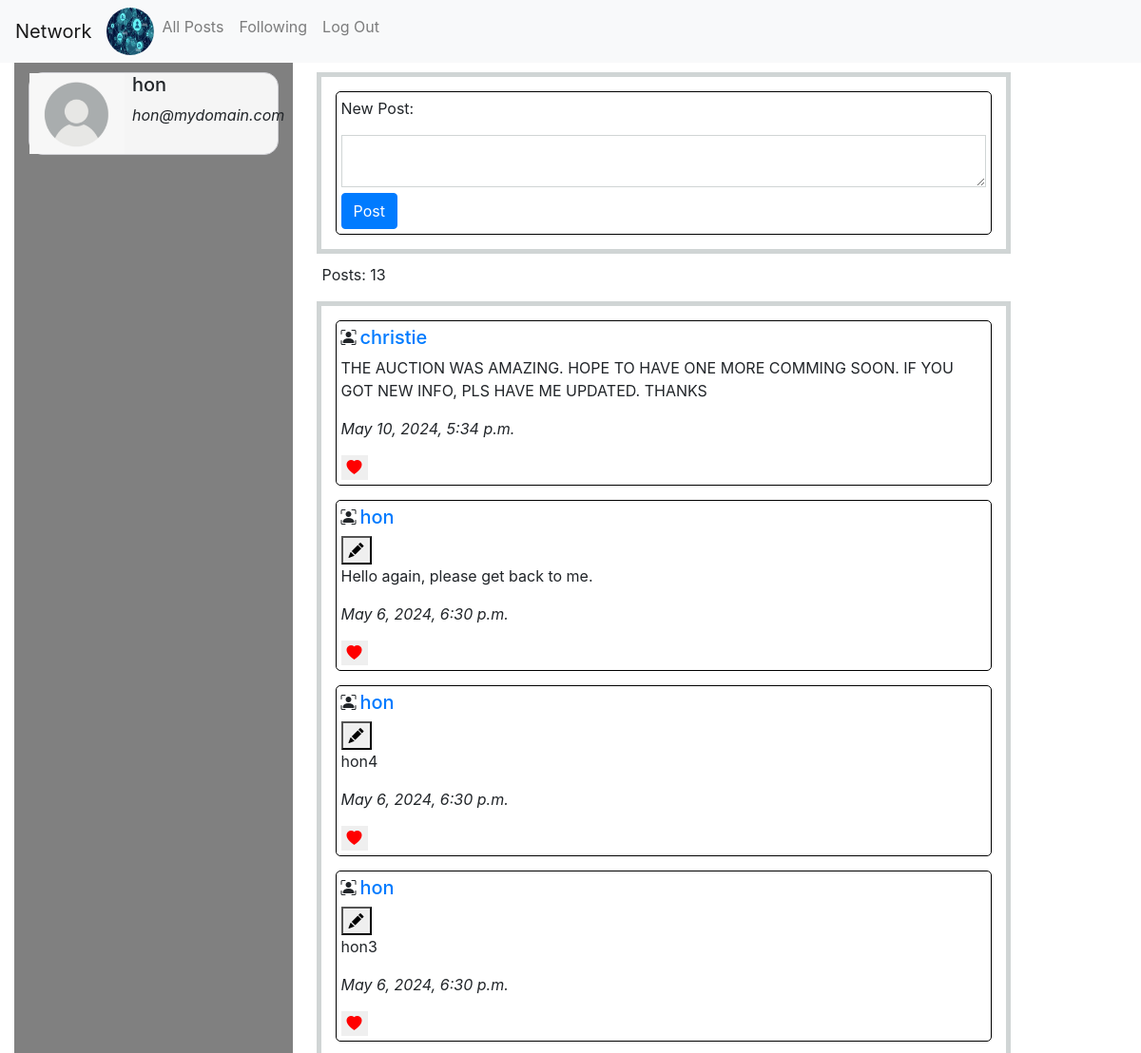
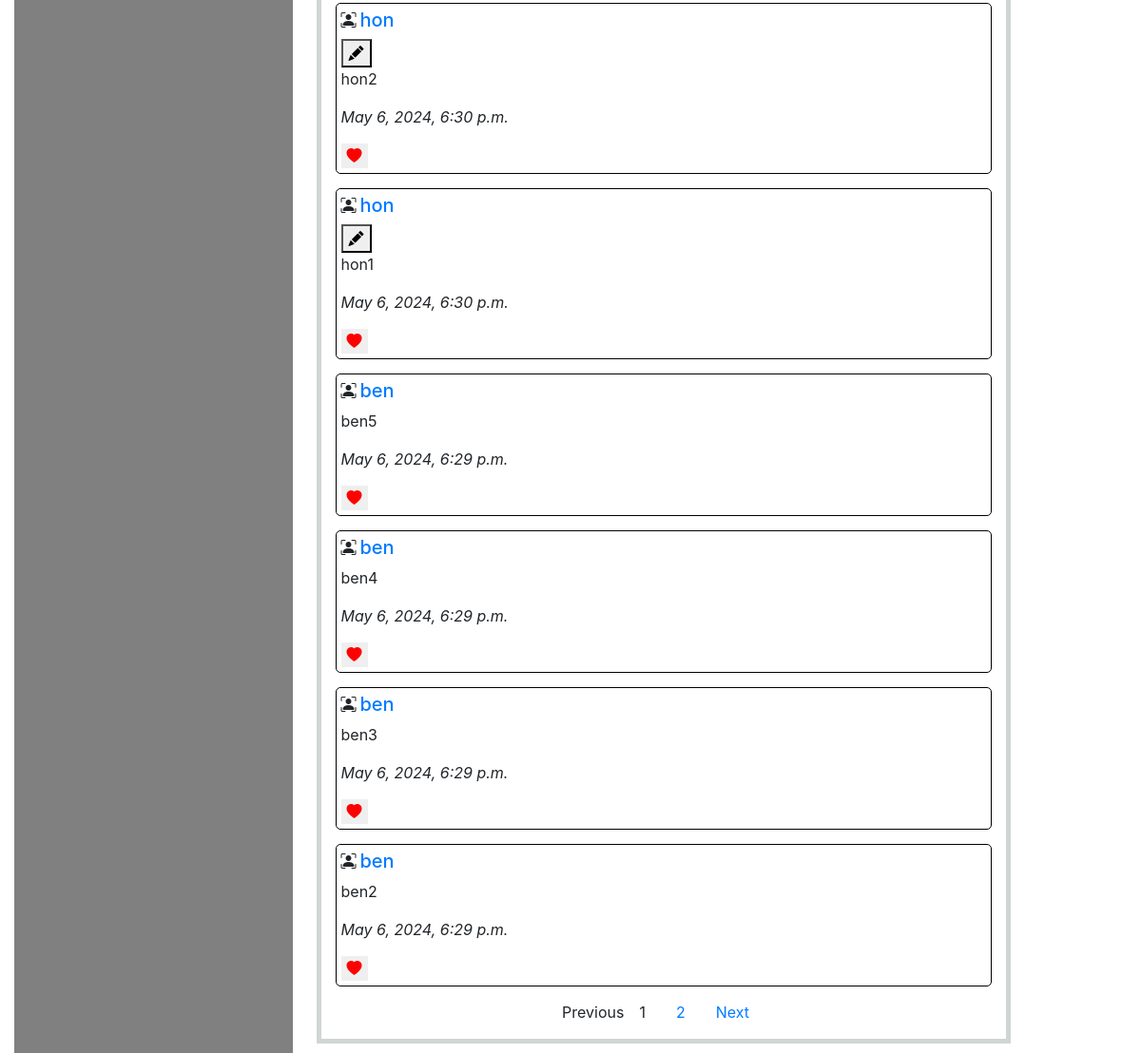
Before: / (signed in) with the older database file (2 pictures, top to bottom).
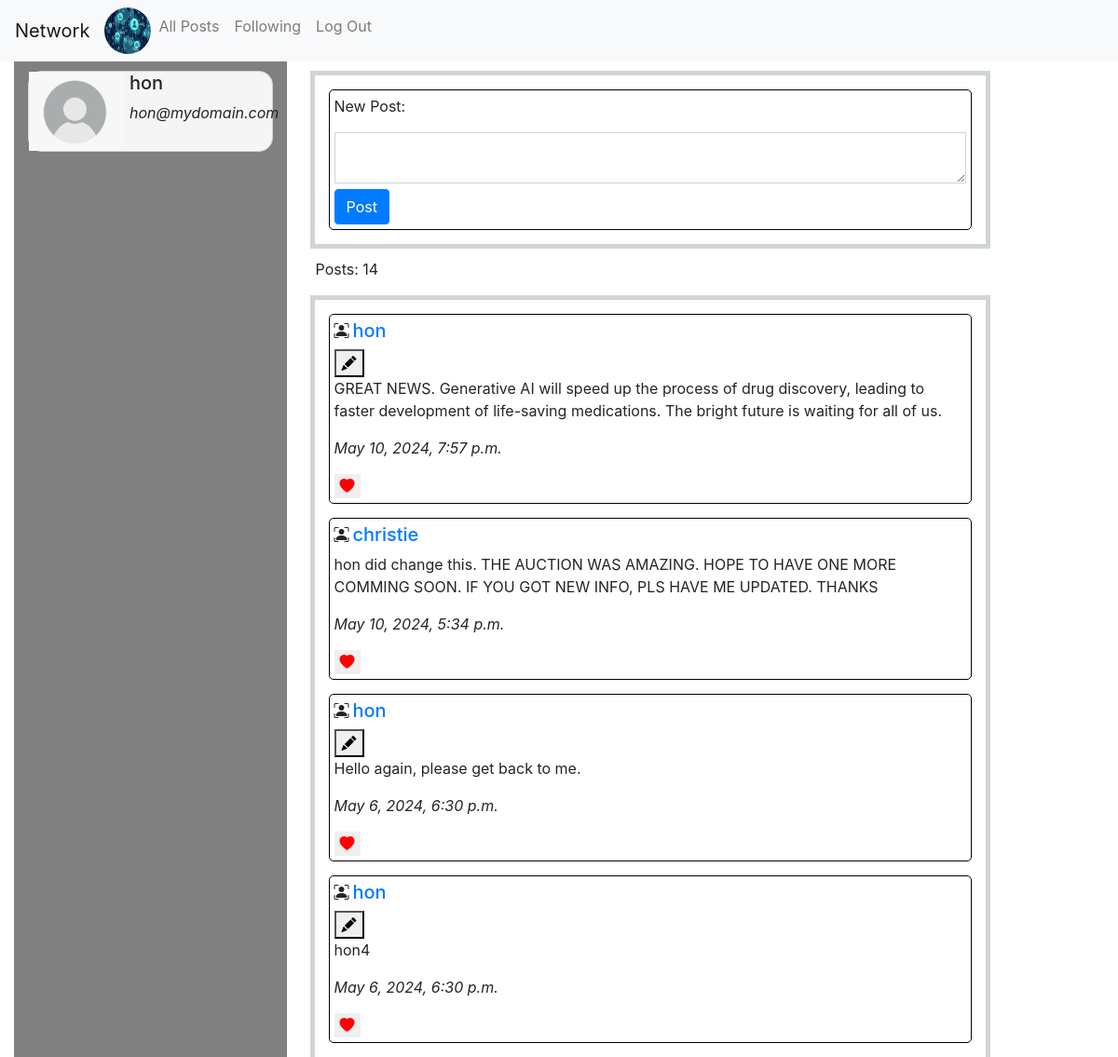
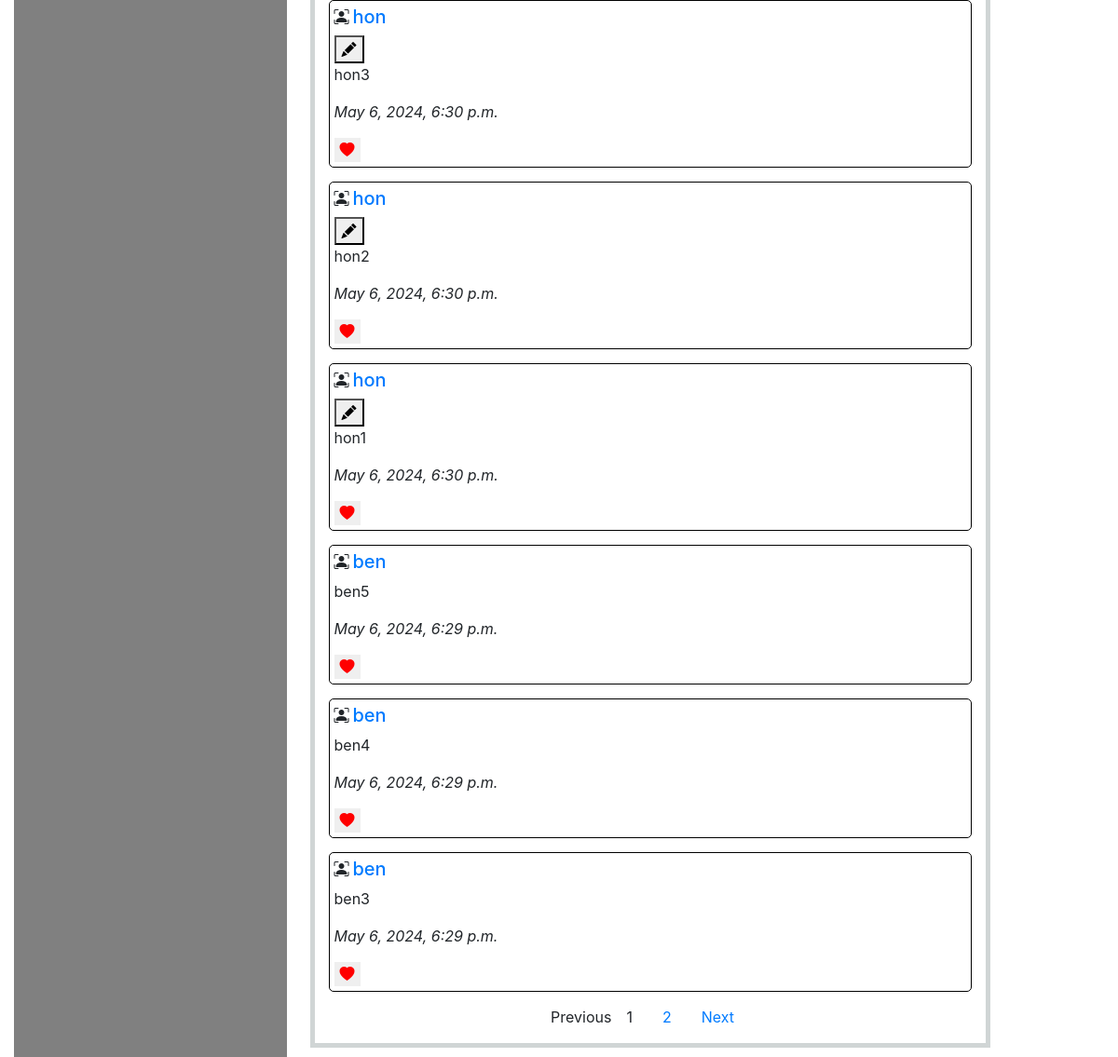
After: the same page with the newer database file (2 pictures, top to bottom).
### network/models.py (models this page shows)
class User(AbstractUser):
    pass

class Post(models.Model):
    poster=models.ForeignKey(User,on_delete=models.CASCADE,related_name="posts")
    content=models.TextField()
    timestamp=models.DateTimeField(auto_now_add=True)

### network/views.py (the view)
# urls.py: path("", views.index, name="index"),
def index(request):
    posts=Post.objects.filter(poster__in=User.objects.all())
    post_counts=len(posts)
    posts=posts.order_by('-timestamp')
    like_counts=[{post.id:post.post_likes.count()} for post in posts]
    key_to_display = 'id'
    for item in like_counts:
        if key_to_display in item:
            logging.debug(f'{item[key_to_display]}')
    paginator = Paginator(posts, 10)
    page = request.GET.get('page', 1)
    try:
        posts = paginator.page(page)
    except PageNotAnInteger:
        posts = paginator.page(1)
    except EmptyPage:
        posts = paginator.page(paginator.num_pages)
    return render(request, "network/index.html",{'posts':posts,'like_counts':like_counts,'post_counts':post_counts})

### network/templates/network/index.html (shortened to what this page needs)
{% extends "network/layout.html" %}
{% load static %}
{%block body %}
<div class="index-container row">
   <div class="col-3 left">
    {%if request.user.is_authenticated%}
      <div class="d-flex person">
         <img src="{% static 'network/images/person.png' %}" alt='person' width="100" height="85" />
         <div class="sub-person ml-2">
            <h5>{{request.user.username}}</h5>
            <p><i>{{request.user.email}}</i></p>
         </div>
      </div>
      {%else%}
      <p>You're not logged in.</p>
      {%endif%}
   </div>
   <div class="col-8">
      <div class="new-post">
         <form action="{% url 'posts' %}" method="POST">
           <div class="sub-new-post">
             <p>New Post:</p>
             <div class="create-input">
               <textarea name="content"></textarea>
             </div>
             <button type="submit" class="btn btn-primary">Post</button>
           </div>
         </form>
       </div>
       {%if post_counts%}
       <p class="ml-3">Posts: {{post_counts}}</p>
       {%endif%}
     {%if posts and like_counts%}
       <div class="new-post">
         {%for post in posts %}
         <div class="sub-new-post">
           <div class="d-flex">
             <i class="bi bi-person-bounding-box"></i>
             <h5 class="mx-1">
               <a href="{%url 'profile' post.poster.id %}"
                 >{{post.poster.username}}</a
               >
             </h5>
           </div>
           <div id="original-content-{{ post.id }}">
              {%if request.user == post.poster%}
              <button type="submit" class="pencil-circle" onclick="enableEdit({{ post.id }})"><i class="bi bi-pencil-fill pencil" id="btnEdit"></i></button>
              {%endif%}
             <p>{{ post.content }}</p>
           </div>
           <p><i>{{ post.timestamp }}</i></p>
           <div class="like">
             <button type="button" data-post-id="{{ post.id }}" class="like-btn liked" id="btnLike">
             <i class="bi bi-heart-fill heart" id="heart-icon-{{ post.id }}"></i>
           </button>
         </div>
       </div>
         {%endfor%}
         <div class="pagination-container">
         {% if posts.has_other_pages %}
           <ul class="pagination justify-content-center">
           {% if posts.has_previous %}
             <li class="mx-3"><a href="?page={{ posts.previous_page_number }}">Previous</a></li>
           {% else %}
             <li class="disabled class="mx-3""><span>Previous</span></li>
           {% endif %}
           {% for i in posts.paginator.page_range %}
             {% if posts.number == i %}
               <li class="active mx-3"><span>{{ i }} <span class="sr-only">(current)</span></span></li>
             {% else %}
               <li class="mx-3"><a href="?page={{ i }}">{{ i }}</a></li>
             {% endif %}
           {% endfor %}
           {% if posts.has_next %}
             <li class="mx-3"><a href="?page={{ posts.next_page_number }}">Next</a></li>
           {% else %}
             <li class="disabled mx-3"><span>Next</span></li>
           {% endif %}
           </ul>
        {% endif %}
           </div>
       </div>
       {%else%}
       <p>No posts have been posted yet!</p>
       {%endif%}
      </div>
</div>
{% endblock %}

### network/templates/network/layout.html (shortened to what this page needs)
{% load static %}
<!DOCTYPE html>
<html lang="en">
    <head>
        <link rel="stylesheet" href="https://stackpath.bootstrapcdn.com/bootstrap/4.4.1/css/bootstrap.min.css">
        <link href="https://cdn.jsdelivr.net/npm/bootstrap-icons@1.8.1/font/bootstrap-icons.css" rel="stylesheet">
        <link href="{% static 'network/styles.css' %}" rel="stylesheet">
        <link href="{% static 'network/index-style.css' %}" rel="stylesheet">
        <link href="{% static 'network/profile-style.css' %}" rel="stylesheet">
        <link href="{% static 'network/following-style.css' %}" rel="stylesheet">
    </head>
    <body>
        <nav class="navbar navbar-expand-lg navbar-light bg-light">
            <a class="navbar-brand" href="#">Network</a>
            <div>
              <ul class="navbar-nav mr-auto">
               <li><img src="{% static 'network/images/network.png' %}" width="50" height="50" class="network-icon"/></li>
                <li class="nav-item">
                  <a class="nav-link" href="{% url 'index' %}">All Posts</a>
                </li>
                {% if user.is_authenticated %}
                    <li class="nav-item">
                        <a class="nav-link" href="{% url 'following'%}">Following</a>
                    </li>
                    <li class="nav-item">
                        <a class="nav-link" href="{% url 'logout' %}">Log Out</a>
                    </li>
                {% endif %}
              </ul>
            </div>
          </nav>
        <div class="body">
            {% block body %}
            {% endblock %}
        </div>
    </body>
</html>

### network/static/network/styles.css (style rules this page uses)
body { width: 100%; padding:0; margin: auto; box-sizing: border-box; max-width: 1300px; }

### network/static/network/index-style.css (style rules this page uses)
.index-container { margin:0 15px; box-sizing: border-box; }
.new-post { border:5px solid #d0d5d5; margin:10px; }
.sub-new-post { margin:15px; border:1px solid black; padding:5px; border-radius: 5px; }
.create-input textarea { width: 100%; height: 55px; padding:10px; border:1px solid #d0d5d5; box-sizing: border-box; margin-right:10px; }
.left { background-color: grey; }
.person { border-radius:15px; border:1px solid #d0d0d5; margin-top:10px; background-color: whitesmoke; }
.sub-person { align-items: center; }
.network-icon { border-radius: 50%; }
.heart { color: red; border:none; }
#btnLike { border:none; }

Changed rows visible on the page:
no longer on this page (row unchanged): Post: poster.username "ben", content "ben2", timestamp "May 6, 2024, 6:29 p.m."
added Post: poster.username "hon", content "GREAT NEWS. Generative AI will speed up the process of drug discovery, leading to faster development of life-saving medications. The bright future is waiting for all of us.", timestamp "May 10, 2024, 7:57 p.m."
changed Post "christie": content "THE AUCTION WAS AMAZING. HOPE TO HAVE ONE MORE COMMING SOON. IF YOU GOT NEW INFO, PLS HAVE ME UPDATED. THANKS" → "hon did change this. THE AUCTION WAS AMAZING. HOPE TO HAVE ONE MORE COMMING SOON. IF YOU GOT NEW INFO, PLS HAVE ME UPDATED. THANKS"
Other visible differences:
{{ post_counts }}: "13" → "14"
